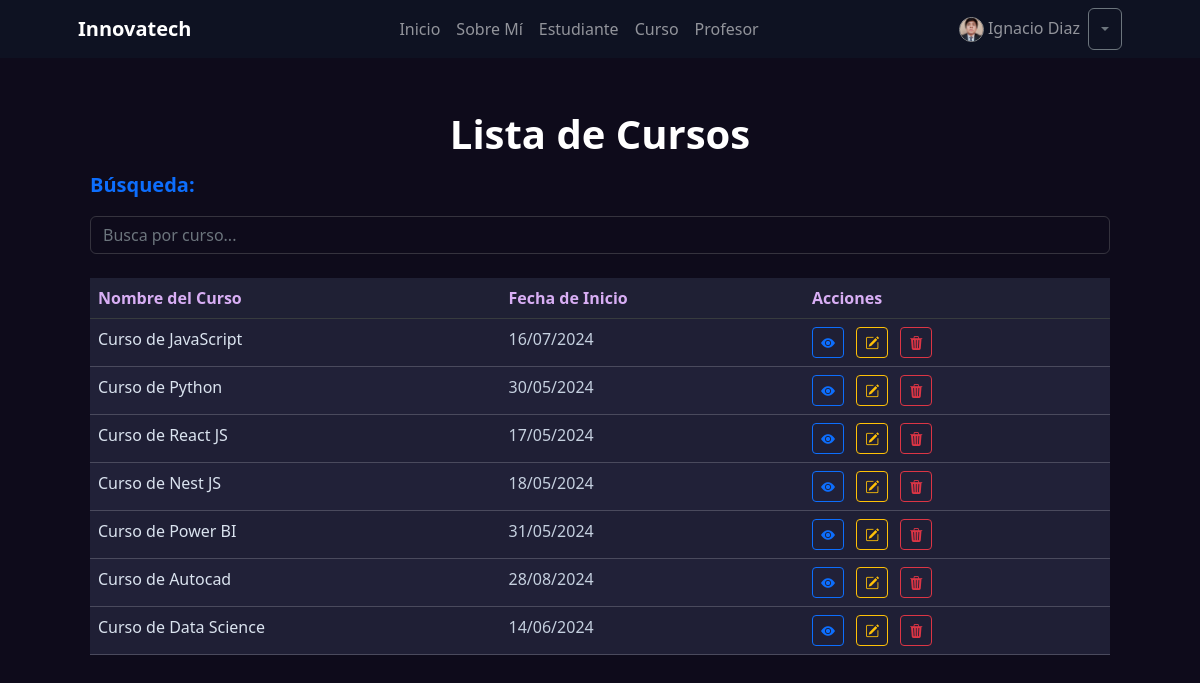
The page /curso/list/ (signed in) on the database as committed earlier.
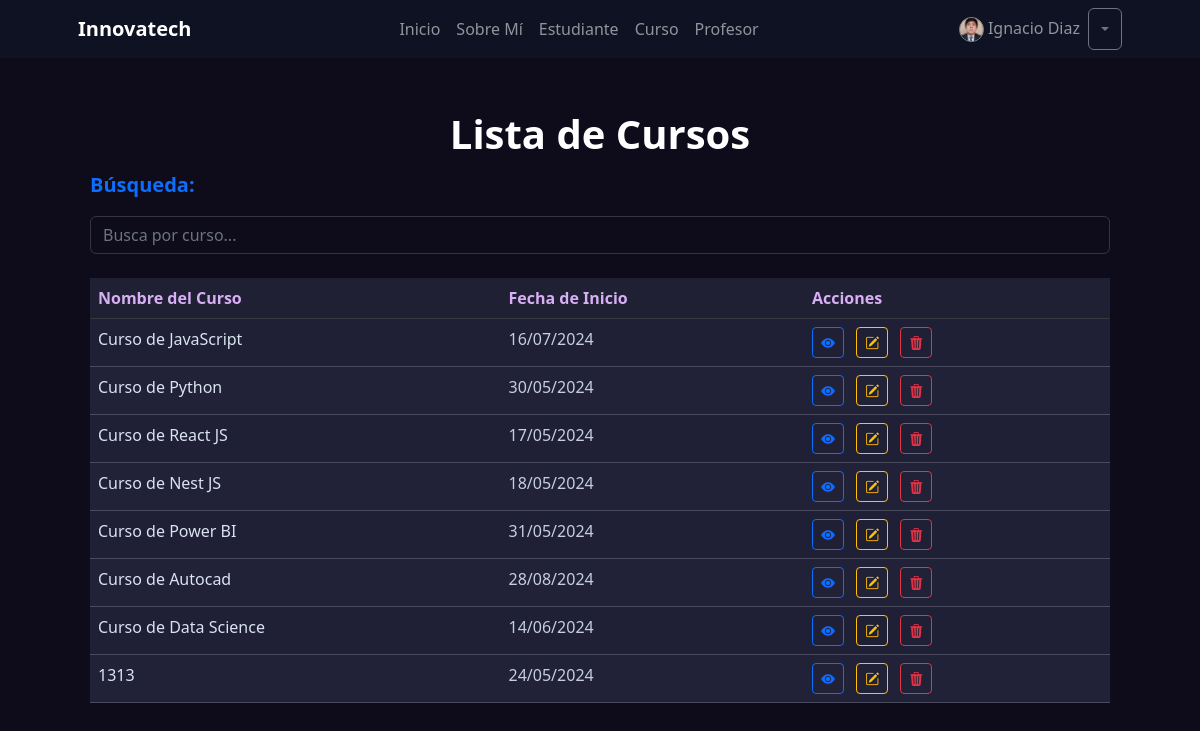
The same page on the database as committed later.
### curso/models.py (models this page shows, shortened)
class Curso(models.Model):
    nombre = models.CharField(max_length=100)
    descripcion = models.TextField()
    fecha_inicio = models.DateField()
    imagen = models.ImageField(upload_to='cursos/', null=True, blank=True)
    estudiantes = models.ManyToManyField(
        'estudiante.Estudiante', related_name='cursos', null=True, blank=True)
    profesor = models.ForeignKey(
        'profesor.Profesor', on_delete=models.SET_NULL, null=True, blank=True, related_name='cursos')
    class Meta:
        verbose_name = 'Curso'
        verbose_name_plural = 'Cursos'

### curso/views.py (the view)
# urls.py: path("list/", views.CursoList.as_view(), name="list"),
class CursoList(ListView):
    model = models.Curso
    def get_queryset(self) -> QuerySet:
        if self.request.GET.get("consulta"):
            consulta = self.request.GET.get("consulta")
            object_list = models.Curso.objects.filter(
                nombre__icontains=consulta)
        else:
            object_list = models.Curso.objects.all()
        return object_list

### curso/templates/curso/curso_list.html (shortened to what this page needs)
{% extends 'core/base.html' %}
{% block titulo %}Lista de Cursos{% endblock titulo %}
{% block contenido %}
    <div class="container">
        <div class="row">
            <form action="{% url 'curso:list' %}" method="get">
                <label class="fs-5 fw-bold mb-3 text-primary">Búsqueda:</label>
                <input
                    type="text"
                    name="consulta"
                    class="form-control"
                    placeholder="Busca por curso..."
                >
            </form>
        </div>
        <div class="row my-4">
            <div class="col">
                {% if object_list %}
                    <table class="table table-striped table-hover"  style="background: #212138; border-color: #ffffff2f;">
                        <thead class="table-dark">
                            <tr>
                                <th scope="col" style="background: #1F2034!important; color: #d8aef4;">Nombre del Curso</th>
                                <th scope="col" style="background: #1F2034!important; color: #d8aef4;">Fecha de Inicio</th>
                                <th scope="col" style="background: #1F2034!important; color: #d8aef4;">Acciones</th>
                            </tr>
                        </thead>
                        <tbody>
                            {% for object in object_list %}
                                <tr>
                                    <td style="color: #dae3ef">{{ object.nombre }}</td>
                                    <td style="color: #c5d0df">{{ object.fecha_inicio|date:"d/m/Y" }}</td>
                                    <td>
                                        <a href="{% url 'curso:detail' object.id %}" class="btn btn-outline-primary btn-sm me-2">
                                            <i class="bi bi-eye-fill"></i>
                                        </a>
                                        <a href="{% url 'curso:update' object.id %}" class="btn btn-outline-warning btn-sm me-2">
                                            <i class="bi bi-pencil-square"></i>
                                        </a>
                                        <a href="{% url 'curso:delete' object.id %}" class="btn btn-outline-danger btn-sm">
                                            <i class="bi bi-trash3-fill"></i>
                                        </a>
                                    </td>
                                </tr>
                            {% endfor %}
                        </tbody>
                    </table>
                {% elif not object_list and request.GET.consulta %}
                    <p class="text-center py-4 m-2 fs-4 text-info text-bg-dark fw-bold rounded-4">
                        No hay Cursos registrados con ese nombre 🫤
                    </p>
                {% else %}
                    <p class="text-center py-4 m-2 fs-4 text-warning text-bg-dark fw-bold rounded-4">
                       Aún no hay Cursos registrados 📢
                    </p>
                {% endif %}
            </div>
        </div>
    </div>
{% endblock contenido %}

Rows that differ between the two databases and show on the page:
added Curso: nombre "1313", fecha_inicio "24/05/2024"
